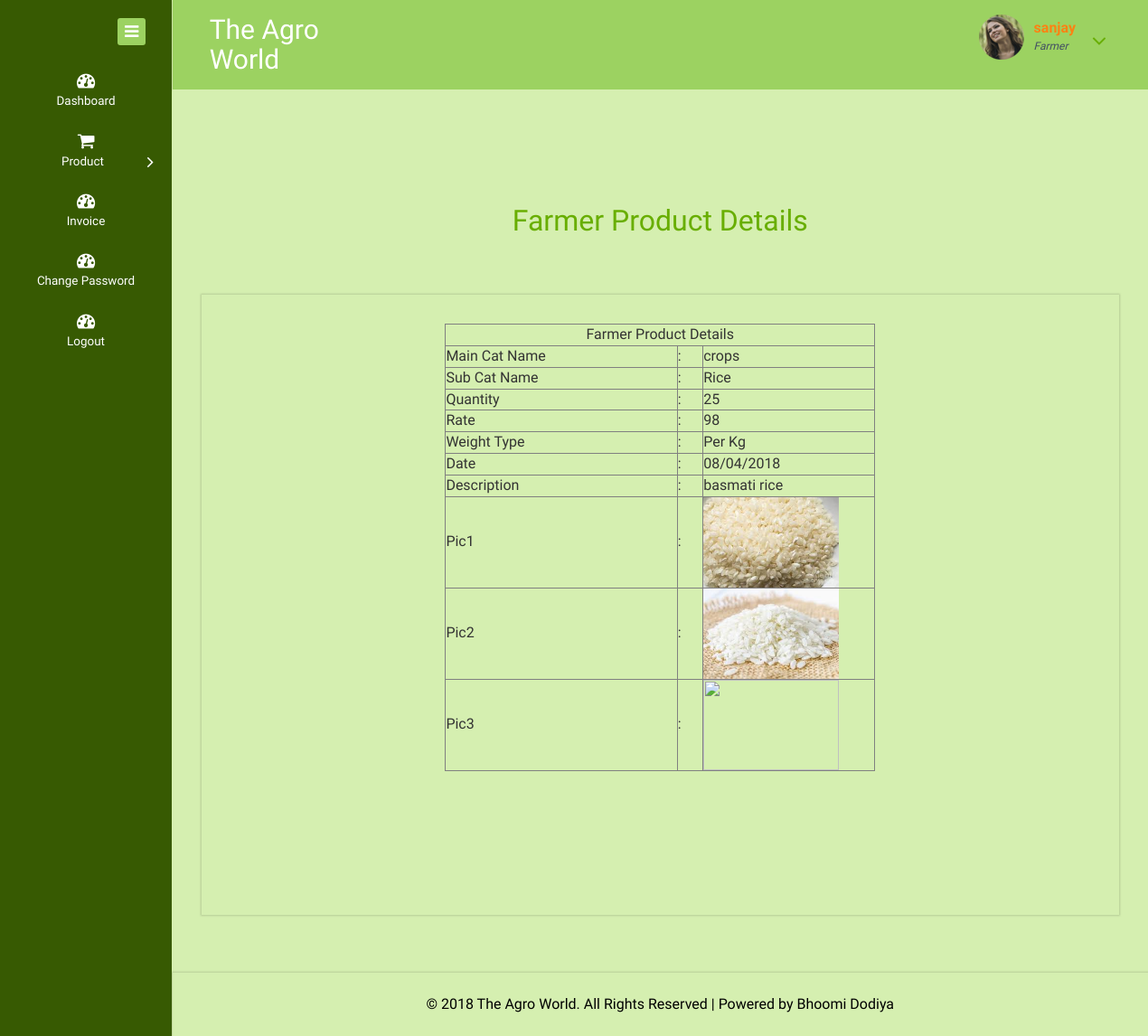
Page /Website/farmer/product_farmer_readmore.php?rid=1 (signed in) on the committed database.
### tables this page shows
CREATE TABLE IF NOT EXISTS `tbl_farmer` (
  `f_id` int(11) NOT NULL AUTO_INCREMENT,
  `f_login` varchar(20) NOT NULL,
  `password` varchar(15) NOT NULL,
  `fname` varchar(15) NOT NULL,
  `faddress` varchar(255) NOT NULL,
  `pincode` varchar(8) NOT NULL,
  `mobile` varchar(14) NOT NULL,
  `details` varchar(50) NOT NULL,
  `email` varchar(35) NOT NULL,
  `f_pic` varchar(100) NOT NULL,
  `flag` int(1) NOT NULL,
  PRIMARY KEY (`f_id`)
);

CREATE TABLE IF NOT EXISTS `tbl_products_farmer` (
  `pfid` int(11) NOT NULL AUTO_INCREMENT,
  `mc_name` varchar(30) NOT NULL,
  `sc_name` varchar(30) NOT NULL,
  `qty` int(10) NOT NULL,
  `rate` int(8) NOT NULL,
  `weight_type` varchar(50) NOT NULL,
  `date` varchar(11) NOT NULL,
  `description` varchar(255) NOT NULL,
  `pic1` varchar(100) NOT NULL,
  `pic2` varchar(100) NOT NULL,
  `pic3` varchar(100) NOT NULL,
  `flag` int(1) NOT NULL,
  PRIMARY KEY (`pfid`)
);

### Website/farmer/product_farmer_readmore.php (the view, shortened to what this page needs)
<?php
$i=$_REQUEST['rid'];
$q11=mysql_query("select * from tbl_products_farmer where pfid=$i")or die ("Query Failed");
$data11=mysql_fetch_array($q11);
?>
<!DOCTYPE HTML>
<html>
<head>
<link href="css/bootstrap.css" rel="stylesheet" type="text/css" media="all">
<link href="css/style.css" rel="stylesheet" type="text/css" media="all"/>
<link href="css/font-awesome.css" rel="stylesheet">
</head>
<body>
<div class="page-container">
   <div class="left-content">
	   <div class="mother-grid-inner">
				<div class="header-main">
					<div class="header-left">
						<?php include("logo.php") ?>
							<div class="clearfix"> </div>
						 </div>
						 <div class="header-right">
							<?php include("top_menu.php");?>
							<div class="clearfix"> </div>
						</div>
				     <div class="clearfix"> </div>
				</div>
<div class="inner-block">
    <div class="blank">
    	<h2 align="center"> Farmer Product Details </h2>
    	<div class="blankpage-main">
    	  <form name="form1" method="post" action="" >
    	    <table width="50%" border="1" align="center">
              <tr>
                <td colspan="3"><div align="center">Farmer Product Details </div></td>
                </tr>
              <tr>
                <td width="54%"> Main Cat Name </td>
                <td width="6%">:</td>
                <td width="40%"><?php echo $data11['mc_name'];?></td>
              </tr>
              <tr>
                <td>Sub Cat Name </td>
                <td>:</td>
                <td><?php echo $data11['sc_name'];?></td>
              </tr>
              <tr>
                <td>Quantity</td>
                <td>:</td>
                <td><?php echo $data11['qty'];?></td>
              </tr>
              <tr>
                <td> Rate	</td>
                <td>:</td>
                <td><?php echo $data11['rate'];?></td>
              </tr>
              <tr>
                <td>Weight Type </td>
                <td>:</td>
                <td><?php echo $data11['weight_type'];?></td>
              </tr>
              <tr>
                <td> Date	</td>
                <td>:</td>
                <td><?php echo $data11['date'];?></td>
              </tr>
              <tr>
                <td> Description	</td>
                <td>:</td>
                <td><?php echo $data11['description'];?></td>
              </tr>
              <tr>
                <td> Pic1	</td>
                <td>:</td>
                <td><img src="prod_img_f/<?php echo $data11['pic1'];?>" height="100" width="150"></td>
              </tr>
              <tr>
                <td> Pic2	</td>
                <td>:</td>
                <td><img src="prod_img_f/<?php echo $data11['pic2'];?>" height="100" width="150"></td>
              </tr>
              <tr>
                <td>Pic3</td>
                <td>:</td>
                <td><img src="prod_img_f/<?php echo $data11['pic3'];?>" height="100" width="150"></td>
              </tr>
            </table>
            </form>
    	  <p>&nbsp;</p>
    	  <p>&nbsp;</p>
    	  <p>&nbsp;</p>
    	  <p>&nbsp;</p>
    	</div>
    </div>
</div>
<?php include("copyrights.php") ?>
</div>
</div>
    <div class="sidebar-menu">
		  	<div class="logo"> <a href="#" class="sidebar-icon"> <span class="fa fa-bars"></span> </a>  </div>
		    <?php include("menu.php");?>
	 </div>
</div>
</body>
</html>

### Website/farmer/top_menu.php (shortened to what this page needs)
<?php
	$i=$_SESSION['abc'];
	$q=mysql_query("select * from tbl_farmer where f_id=$i") or die("display Fail");
	$data=mysql_fetch_array($q);
?>
<div class="profile_details">
								<ul>
									<li class="dropdown profile_details_drop">
										<a href="#" class="dropdown-toggle" data-toggle="dropdown" aria-expanded="false">
											<div class="profile_img">
												<span class="prfil-img"><img src="images/p1.png" alt=""> </span>
												<div class="user-name">
													<p><?php echo $data['fname'];?></p>
													<span>Farmer</span>
												</div>
												<i class="fa fa-angle-down lnr"></i>
												<div class="clearfix"></div>
											</div>
										</a>
									</li>
								</ul>
							</div>

### rows in the picture
tbl_farmer: fname "sanjay"
tbl_products_farmer: mc_name "crops", sc_name "Rice", qty "25", rate "98", weight_type "Per Kg", date "08/04/2018", description "basmati rice", pic1 (picture), pic2 (picture)
